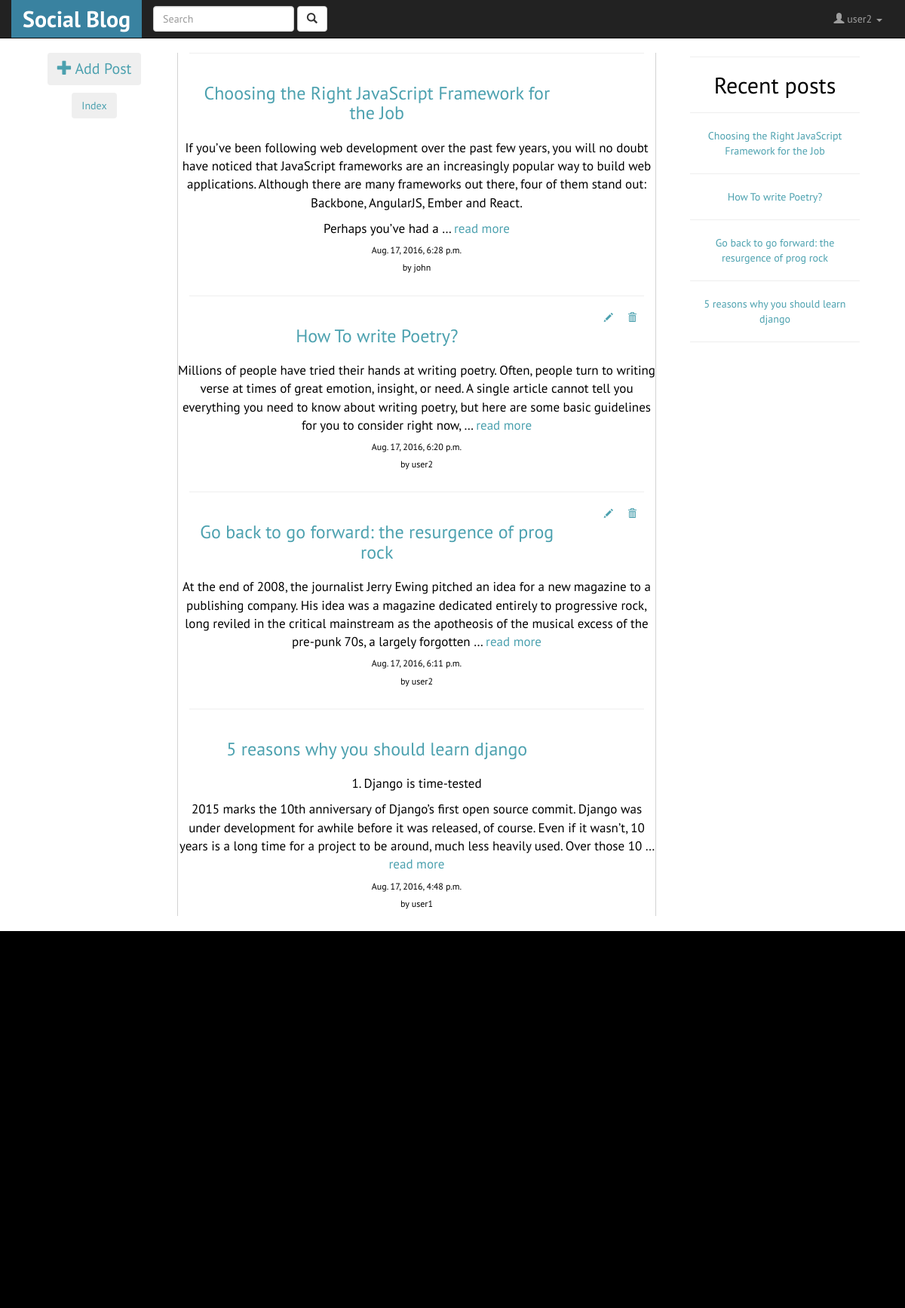
Screenshot of / (signed in) with the database file from the repository.
### blog/models.py (models this page shows, shortened)
class Post(models.Model):
	title = models.CharField(max_length=140)
	body = models.TextField()
	user = models.ForeignKey(User,default=1)
	likes = models.IntegerField(blank=True,null=True)
	file_field = models.FileField(upload_to='profile/%Y/%m/%d',blank=True,default=None)
	created_on = models.DateTimeField(auto_now_add=True,auto_now=False,blank=True,null=True)

### blog/views.py (the view)
# urls.py: url(r'^$',login_required(PostListView.as_view()),name='blog-list'),
class PostListView(ListView):
    template_name = 'blog/blog_home.html'
    def get_queryset(self):
        querylist = Post.objects.all()
        query = self.request.GET.get("q")
        if query:
            querylist = querylist.filter(Q(title__icontains=query) |
                                         Q(body__icontains=query) |
                                         Q(user__username__icontains=query)).order_by('-created_on')
            return querylist
        return Post.objects.all().order_by('-created_on')[:25]

### templates/blog/blog_home.html (shortened to what this page needs)
{% extends 'base.html'%}
{% block content %}
	<div class="col-md-2" >
		<h3 id="addpost"><a href="/blog/create">
			<button class="btn">
			<span class="glyphicon glyphicon-plus" aria-hidden="true"></span>
			<span class="glyphicon-class">Add Post</span>
			</button>
		</a>
		</h3>
		<h4><a href="#index"><button class="btn">Index</button></a></h4>
	</div>
	<div class="col-md-7" >
		<div class="middle">
			{% for post in object_list  %}
				<div class="eachpost">
				<hr>
				<div class="row">
					<span class="col-md-10">
					<span class="posttitle">
						<h3>
				 			<a href="/blog/{{post.id}}" >{{post.title}}</a>
						</h3>
					</span>
					</span>
					{% if post.user == user%}
					<span class="col-md-2">
					<span class="editdelete"><a href="/blog/update/{{post.id}}">
									<span class="glyphicon glyphicon-pencil" aria-hidden="true"></span>
							</a> &nbsp;&nbsp;&nbsp;&nbsp;
							<a href="/blog/delete/{{post.id}}">
									<span class="glyphicon glyphicon-trash" aria-hidden="true"></span>
							</a>
						</span>
					</span>
					{% else %}
					<span class="col-md-2"></span>
				{% endif %}
				</div>
				<div class="row">
					<p>{{post.body|linebreaks|truncatewords:"50"}} <a href="/blog/{{post.id}}">read more</a></p>
					<h6>{{post.created_on}}</h6>
					<h6>by {{post.user.username}}</h6>
					</div>
				</div>
			{% endfor %}
		</div>
	</div>
	<div class="col-md-3" id="index">
		<div id="postlist">
		<hr>
		<center>
		<h2>Recent posts</h2>
		{% for post in object_list%}
			<hr class="hr_min">
			<a href="/blog/{{post.id}}">{{post.title}}</a>
		{% endfor %}
		</center>
		<hr>
		</div>
	</div>
{% endblock %}

### templates/header.html (shortened to what this page needs)
<nav class="navbar navbar-default navbar-fixed-top navbar-inverse">
  <div class="container">
   		<div class="navbar-header">
      <a class="navbar-brand" href="/" id="logo"><b>Social Blog</b></a>
    </div>
    <div class="collapse navbar-collapse" id="bs-example-navbar-collapse-1">
      {% if notloggedin %}
      {% else %}
      <form class="navbar-form navbar-left" method="GET" action="">
        <div class="form-group">
          <input type="text" class="form-control" placeholder="Search" name="q" >
        </div>
        <button type="submit" class="btn btn-default">
           <span class="glyphicon glyphicon-search" aria-hidden="true"></span>
        </button>
      </form>
      {% endif %}
      <ul class="nav navbar-nav navbar-right">
      	{% if notloggedin %}
	        <li><a href="/accounts/login">Login</a></li>
	        <li><a href="/accounts/register">Register</a></li>
        {% else%}
	        <li class="dropdown">
	          <a href="#" class="dropdown-toggle" data-toggle="dropdown" role="button" aria-haspopup="true" aria-expanded="false">
	          	<span class="glyphicon glyphicon-user" aria-hidden="true"></span>
	          	<span class="glyphicon-class">{{user.username}} </span>
	          	<span class="caret"></span>
	          </a>
	        </li>
        {% endif %}
      </ul>
    </div>
  </div>
</nav>

### static/blog/css/app.css (style rules this page uses)
body { font-family: 'PT Sans', sans-serif; opacity: 1; background-repeat: repeat; background-attachment: fixed; }
p { font-size: 17px; }
a { color:#4CA1AF; }
#logo { font-size: 30px; background-color: rgb(57, 130, 160); color:#fff; }
.middle { border-left: 0.4px solid #d3d3d3; border-right: 0.4px solid #d3d3d3; height:100%; min-height: 900px; }
#addpost { magin-top:100px; }
#addpost span { font-size:20px; }
.eachpost { background-color:#fff; border-radius: 5px; padding-right:15px; padding-left: 15px; }
.editdelete { font-size: 12px; float:right; margin-right:10px; }
#postlist { background-color:#fff; border-radius: 5px; padding:5px; padding-right:15px; padding-left: 15px; }

### rows the page displays
Post: title "Choosing the Right JavaScript Framework for the Job", body "If you’ve been following web development over the past few years, you will no doubt have noticed that JavaScript frameworks are an increasingly popular way to build web applications. Although there are many frameworks out there, four of them stand out: Backbone, AngularJS, Ember and React. Perhaps you’ve had a …", created_on "Aug. 17, 2016, 6:28 p.m.", user.username "john"
Post: title "How To write Poetry?", body "Millions of people have tried their hands at writing poetry. Often, people turn to writing verse at times of great emotion, insight, or need. A single article cannot tell you everything you need to know about writing poetry, but here are some basic guidelines for you to consider right now, …", created_on "Aug. 17, 2016, 6:20 p.m.", user.username "user2"
Post: title "Go back to go forward: the resurgence of prog rock", body "At the end of 2008, the journalist Jerry Ewing pitched an idea for a new magazine to a publishing company. His idea was a magazine dedicated entirely to progressive rock, long reviled in the critical mainstream as the apotheosis of the musical excess of the pre-punk 70s, a largely forgotten …", created_on "Aug. 17, 2016, 6:11 p.m.", user.username "user2"
Post: title "5 reasons why you should learn django", body "1. Django is time-tested 2015 marks the 10th anniversary of Django’s first open source commit. Django was under development for awhile before it was released, of course. Even if it wasn’t, 10 years is a long time for a project to be around, much less heavily used. Over those 10 …", created_on "Aug. 17, 2016, 4:48 p.m.", user.username "user1"

### other values shown
{{ user.username }} "user2"
